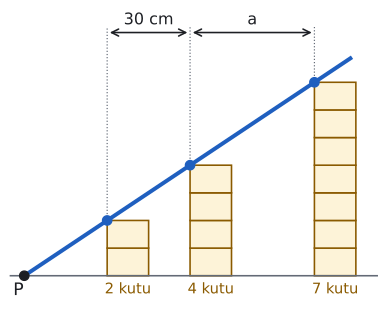

Python code for this plot:
import sys; sys.path.insert(0, "tools")
from cizim import *

# Kutu: yükseklik 10 cm, genişlik 15 cm. Rampa P=(0,0)'dan başlar, eğim 2/3.
# Yığınlar 2, 4, 7 kutu; sol üst köşeleri x = 30, 60, 105'te: 20, 40, 70 cm yükseklikte.
# Yığın arası (köşeler arası yatay) 30 cm ve a = 45 cm.
h, w, m = 10, 15, 2 / 3
yiginlar = [(30, 2), (60, 4), (105, 7)]
for x0, n in yiginlar: print(n, "kutu, rampa yüksekliği", m * x0, "yığın", n * h)
fig, ax = sekil(5.8, 4.0)
ax.set_aspect("equal"); ax.axis("off")
ax.plot([-5, 128], [0, 0], color=SOLUK, lw=1.2)
for x0, n in yiginlar:
    for i in range(n):
        ax.add_patch(patches.Rectangle((x0, i * h), w, h, facecolor=SARI_ACIK, edgecolor=SARI, lw=1.2))
    ax.text(x0 + w / 2, -5, f"{n} kutu", ha="center", va="center", fontsize=11, color=SARI)
ax.plot([0, 118], [0, m * 118], color=MAVI, lw=3)
for x0, n in yiginlar: nokta(ax, x0, n * h, renk=MAVI)
# yatay ölçü çizgileri: köşelerden yukarı kesikli çizgi, üstte oklu ölçü
for x0, n in yiginlar: ax.plot([x0, x0], [n * h, 90], color=SOLUK, lw=0.9, ls=":")
for xa, xb, t in [(30, 60, "30 cm"), (60, 105, "a")]:
    ax.annotate("", xy=(xb, 88), xytext=(xa, 88), arrowprops=dict(arrowstyle="<->", color=YAZI, lw=1.2))
    ax.text((xa + xb) / 2, 92.5, t, ha="center", va="center", fontsize=12)
nokta(ax, 0, 0, "P", dx=-4, dy=-7)
ax.set_xlim(-6, 128); ax.set_ylim(-10, 97)
kaydet(fig, __file__)
